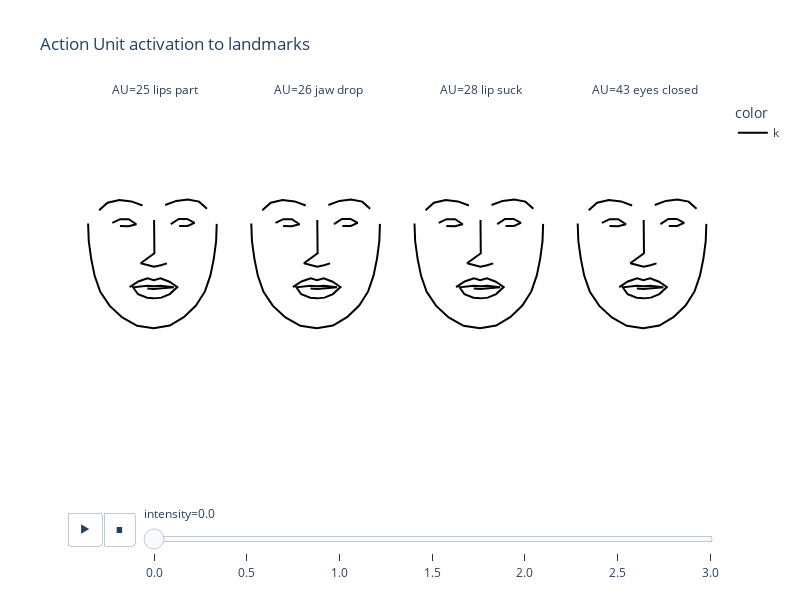

The code cell stored with this chart in its notebook:
### Code cell
import plotly.express as px
import plotly.graph_objects as go

_df = df.query("AUidx>=16")
fig = px.line(_df, x="xs", y="ys", animation_frame="intensity", 
              color="color", color_discrete_map={"k":"black"},
                 hover_name="AU", facet_col="AU", facet_col_wrap=4,
                 range_x=[30,170], range_y=[250, 80],
                 title= "Action Unit activation to landmarks",
                 width=800, height=600
                )

fig.update_yaxes(
    scaleanchor = "x",
    scaleratio = 1,
    visible=False
  )
fig.update_xaxes(
    visible=False
)
fig.update_layout({
    "plot_bgcolor": "rgba(0,0,0,0)",
    "paper_bgcolor": "rgba(0,0,0,0)",
})
fig.show()

from plotly.offline import download_plotlyjs, init_notebook_mode, plot, iplot
config={'showLink': False, 'displayModeBar': False}
plot(fig, filename = 'au_to_landmark3.html', config = config)

### Figure 1 — Plotly figure (JSON) as saved in the notebook; plotly's stock layout.template omitted (floating-point values rounded to 4 significant figures)
{"data": [{"hovertemplate": "<b>%{hovertext}</b><br><br>color=k<br>intensity=0.0<br>AU=25\nlips part<br>xs=%{x}<br>ys=%{y}<extra></extra>", "hovertext": ["25\nlips part", "25\nlips part", "25\nlips part", "25\nlips part", "25\nlips part", "25\nlips part", "25\nlips part", "25\nlips part", "25\nlips part", "25\nlips part", "25\nlips part", "25\nlips part", "25\nlips part", "25\nlips part", "25\nlips part", "25\nlips part", "25\nlips part", "25\nlips part", "25\nlips part", "25\nlips part", "25\nlips part", "25\nlips part", "25\nlips part", "25\nlips part", "25\nlips part", "25\nlips part", "25\nlips part", "25\nlips part", "25\nlips part", "25\nlips part", "25\nlips part", "25\nlips part", "25\nlips part", "25\nlips part", "25\nlips part", "25\nlips part", "25\nlips part", "25\nlips part", "25\nlips part", "25\nlips part", "25\nlips part", "25\nlips part", "25\nlips part", "25\nlips part", "25\nlips part", "25\nlips part", "25\nlips part", "25\nlips part", "25\nlips part", "25\nlips part", "25\nlips part", "25\nlips part", "25\nlips part", "25\nlips part", "25\nlips part", "25\nlips part", "25\nlips part", "25\nlips part", "25\nlips part", "25\nlips part", "25\nlips part", "25\nlips part", "25\nlips part", "25\nlips part", "25\nlips part", "25\nlips part", "25\nlips part", "25\nlips part", "25\nlips part", "25\nlips part", "25\nlips part", "25\nlips part", "25\nlips part", "25\nlips part"], "legendgroup": "k", "line": {"color": "black", "dash": "solid"}, "mode": "lines", "name": "k", "orientation": "v", "showlegend": true, "type": "scatter", "x": [37.53, 38.15, 40.4, 43.65, 48.87, 57.7, 69.34, 83.2, 98.56, 113.6, 126.6, 137.9, 146.3, 151.4, 154.6, 156.7, 157.3, null, 47.81, 55.6, 66.56, 77.9, 88.21, null, 109.3, 119.6, 130.4, 140.8, 148.2, null, 98.97, 99.01, 99.08, 99.24, 86.53, 92.44, 98.85, 105.2, 110.9, null, 60.08, 67.37, 75.34, 82.44, 75.18, 67.14, null, 114.5, 121.9, 129.8, 136.6, 130.2, 122.3, null, 76.19, 84.25, 92.86, 98.7, 104.9, 113.2, 120.5, 113.5, 105.7, 98.95, 92.44, 84.04, 79.48, 92.74, 98.8, 105.1, 117.3, 105.2, 98.74, 92.64], "xaxis": "x", "y": [120.8, 137.1, 153.5, 169.5, 184.4, 197.5, 208.2, 216.0, 218.2, 215.8, 207.9, 197.1, 184.0, 169.1, 153.2, 137.2, 121.1, null, 108.4, 101.4, 98.95, 100.2, 104.1, null, 103.6, 99.74, 98.36, 100.4, 107.1, null, 117.6, 128.1, 138.2, 148.5, 157.8, 159.6, 161.0, 159.7, 157.9, null, 120.2, 116.7, 116.8, 121.5, 123.2, 123.2, null, 121.4, 116.5, 116.5, 120.2, 123.1, 123.1, null, 180.0, 174.8, 171.8, 173.5, 171.9, 175.0, 179.9, 186.5, 189.8, 190.5, 189.9, 186.7, 180.1, 178.7, 179.3, 178.7, 180.2, 181.1, 181.8, 181.2], "yaxis": "y"}, {"hovertemplate": "<b>%{hovertext}</b><br><br>color=k<br>intensity=0.0<br>AU=26\njaw drop<br>xs=%{x}<br>ys=%{y}<extra></extra>", "hovertext": ["26\njaw drop", "26\njaw drop", "26\njaw drop", "26\njaw drop", "26\njaw drop", "26\njaw drop", "26\njaw drop", "26\njaw drop", "26\njaw drop", "26\njaw drop", "26\njaw drop", "26\njaw drop", "26\njaw drop", "26\njaw drop", "26\njaw drop", "26\njaw drop", "26\njaw drop", "26\njaw drop", "26\njaw drop", "26\njaw drop", "26\njaw drop", "26\njaw drop", "26\njaw drop", "26\njaw drop", "26\njaw drop", "26\njaw drop", "26\njaw drop", "26\njaw drop", "26\njaw drop", "26\njaw drop", "26\njaw drop", "26\njaw drop", "26\njaw drop", "26\njaw drop", "26\njaw drop", "26\njaw drop", "26\njaw drop", "26\njaw drop", "26\njaw drop", "26\njaw drop", "26\njaw drop", "26\njaw drop", "26\njaw drop", "26\njaw drop", "26\njaw drop", "26\njaw drop", "26\njaw drop", "26\njaw drop", "26\njaw drop", "26\njaw drop", "26\njaw drop", "26\njaw drop", "26\njaw drop", "26\njaw drop", "26\njaw drop", "26\njaw drop", "26\njaw drop", "26\njaw drop", "26\njaw drop", "26\njaw drop", "26\njaw drop", "26\njaw drop", "26\njaw drop", "26\njaw drop", "26\njaw drop", "26\njaw drop", "26\njaw drop", "26\njaw drop", "26\njaw drop", "26\njaw drop", "26\njaw drop", "26\njaw drop", "26\njaw drop", "26\njaw drop"], "legendgroup": "k", "line": {"color": "black", "dash": "solid"}, "mode": "lines", "name": "k", "orientation": "v", "showlegend": false, "type": "scatter", "x": [37.53, 38.15, 40.4, 43.65, 48.87, 57.7, 69.34, 83.2, 98.56, 113.6, 126.6, 137.9, 146.3, 151.4, 154.6, 156.7, 157.3, null, 47.81, 55.6, 66.56, 77.9, 88.21, null, 109.3, 119.6, 130.4, 140.8, 148.2, null, 98.97, 99.01, 99.08, 99.24, 86.53, 92.44, 98.85, 105.2, 110.9, null, 60.08, 67.37, 75.34, 82.44, 75.18, 67.14, null, 114.5, 121.9, 129.8, 136.6, 130.2, 122.3, null, 76.19, 84.25, 92.86, 98.7, 104.9, 113.2, 120.5, 113.5, 105.7, 98.95, 92.44, 84.04, 79.48, 92.74, 98.8, 105.1, 117.3, 105.2, 98.74, 92.64], "xaxis": "x2", "y": [120.8, 137.1, 153.5, 169.5, 184.4, 197.5, 208.2, 216.0, 218.2, 215.8, 207.9, 197.1, 184.0, 169.1, 153.2, 137.2, 121.1, null, 108.4, 101.4, 98.95, 100.2, 104.1, null, 103.6, 99.74, 98.36, 100.4, 107.1, null, 117.6, 128.1, 138.2, 148.5, 157.8, 159.6, 161.0, 159.7, 157.9, null, 120.2, 116.7, 116.8, 121.5, 123.2, 123.2, null, 121.4, 116.5, 116.5, 120.2, 123.1, 123.1, null, 180.0, 174.8, 171.8, 173.5, 171.9, 175.0, 179.9, 186.5, 189.8, 190.5, 189.9, 186.7, 180.1, 178.7, 179.3, 178.7, 180.2, 181.1, 181.8, 181.2], "yaxis": "y2"}, {"hovertemplate": "<b>%{hovertext}</b><br><br>color=k<br>intensity=0.0<br>AU=28\nlip suck<br>xs=%{x}<br>ys=%{y}<extra></extra>", "hovertext": ["28\nlip suck", "28\nlip suck", "28\nlip suck", "28\nlip suck", "28\nlip suck", "28\nlip suck", "28\nlip suck", "28\nlip suck", "28\nlip suck", "28\nlip suck", "28\nlip suck", "28\nlip suck", "28\nlip suck", "28\nlip suck", "28\nlip suck", "28\nlip suck", "28\nlip suck", "28\nlip suck", "28\nlip suck", "28\nlip suck", "28\nlip suck", "28\nlip suck", "28\nlip suck", "28\nlip suck", "28\nlip suck", "28\nlip suck", "28\nlip suck", "28\nlip suck", "28\nlip suck", "28\nlip suck", "28\nlip suck", "28\nlip suck", "28\nlip suck", "28\nlip suck", "28\nlip suck", "28\nlip suck", "28\nlip suck", "28\nlip suck", "28\nlip suck", "28\nlip suck", "28\nlip suck", "28\nlip suck", "28\nlip suck", "28\nlip suck", "28\nlip suck", "28\nlip suck", "28\nlip suck", "28\nlip suck", "28\nlip suck", "28\nlip suck", "28\nlip suck", "28\nlip suck", "28\nlip suck", "28\nlip suck", "28\nlip suck", "28\nlip suck", "28\nlip suck", "28\nlip suck", "28\nlip suck", "28\nlip suck", "28\nlip suck", "28\nlip suck", "28\nlip suck", "28\nlip suck", "28\nlip suck", "28\nlip suck", "28\nlip suck", "28\nlip suck", "28\nlip suck", "28\nlip suck", "28\nlip suck", "28\nlip suck", "28\nlip suck", "28\nlip suck"], "legendgroup": "k", "line": {"color": "black", "dash": "solid"}, "mode": "lines", "name": "k", "orientation": "v", "showlegend": false, "type": "scatter", "x": [37.53, 38.15, 40.4, 43.65, 48.87, 57.7, 69.34, 83.2, 98.56, 113.6, 126.6, 137.9, 146.3, 151.4, 154.6, 156.7, 157.3, null, 47.81, 55.6, 66.56, 77.9, 88.21, null, 109.3, 119.6, 130.4, 140.8, 148.2, null, 98.97, 99.01, 99.08, 99.24, 86.53, 92.44, 98.85, 105.2, 110.9, null, 60.08, 67.37, 75.34, 82.44, 75.18, 67.14, null, 114.5, 121.9, 129.8, 136.6, 130.2, 122.3, null, 76.19, 84.25, 92.86, 98.7, 104.9, 113.2, 120.5, 113.5, 105.7, 98.95, 92.44, 84.04, 79.48, 92.74, 98.8, 105.1, 117.3, 105.2, 98.74, 92.64], "xaxis": "x3", "y": [120.8, 137.1, 153.5, 169.5, 184.4, 197.5, 208.2, 216.0, 218.2, 215.8, 207.9, 197.1, 184.0, 169.1, 153.2, 137.2, 121.1, null, 108.4, 101.4, 98.95, 100.2, 104.1, null, 103.6, 99.74, 98.36, 100.4, 107.1, null, 117.6, 128.1, 138.2, 148.5, 157.8, 159.6, 161.0, 159.7, 157.9, null, 120.2, 116.7, 116.8, 121.5, 123.2, 123.2, null, 121.4, 116.5, 116.5, 120.2, 123.1, 123.1, null, 180.0, 174.8, 171.8, 173.5, 171.9, 175.0, 179.9, 186.5, 189.8, 190.5, 189.9, 186.7, 180.1, 178.7, 179.3, 178.7, 180.2, 181.1, 181.8, 181.2], "yaxis": "y3"}, {"hovertemplate": "<b>%{hovertext}</b><br><br>color=k<br>intensity=0.0<br>AU=43\neyes closed<br>xs=%{x}<br>ys=%{y}<extra></extra>", "hovertext": ["43\neyes closed", "43\neyes closed", "43\neyes closed", "43\neyes closed", "43\neyes closed", "43\neyes closed", "43\neyes closed", "43\neyes closed", "43\neyes closed", "43\neyes closed", "43\neyes closed", "43\neyes closed", "43\neyes closed", "43\neyes closed", "43\neyes closed", "43\neyes closed", "43\neyes closed", "43\neyes closed", "43\neyes closed", "43\neyes closed", "43\neyes closed", "43\neyes closed", "43\neyes closed", "43\neyes closed", "43\neyes closed", "43\neyes closed", "43\neyes closed", "43\neyes closed", "43\neyes closed", "43\neyes closed", "43\neyes closed", "43\neyes closed", "43\neyes closed", "43\neyes closed", "43\neyes closed", "43\neyes closed", "43\neyes closed", "43\neyes closed", "43\neyes closed", "43\neyes closed", "43\neyes closed", "43\neyes closed", "43\neyes closed", "43\neyes closed", "43\neyes closed", "43\neyes closed", "43\neyes closed", "43\neyes closed", "43\neyes closed", "43\neyes closed", "43\neyes closed", "43\neyes closed", "43\neyes closed", "43\neyes closed", "43\neyes closed", "43\neyes closed", "43\neyes closed", "43\neyes closed", "43\neyes closed", "43\neyes closed", "43\neyes closed", "43\neyes closed", "43\neyes closed", "43\neyes closed", "43\neyes closed", "43\neyes closed", "43\neyes closed", "43\neyes closed", "43\neyes closed", "43\neyes closed", "43\neyes closed", "43\neyes closed", "43\neyes closed", "43\neyes closed"], "legendgroup": "k", "line": {"color": "black", "dash": "solid"}, "mode": "lines", "name": "k", "orientation": "v", "showlegend": false, "type": "scatter", "x": [37.53, 38.15, 40.4, 43.65, 48.87, 57.7, 69.34, 83.2, 98.56, 113.6, 126.6, 137.9, 146.3, 151.4, 154.6, 156.7, 157.3, null, 47.81, 55.6, 66.56, 77.9, 88.21, null, 109.3, 119.6, 130.4, 140.8, 148.2, null, 98.97, 99.01, 99.08, 99.24, 86.53, 92.44, 98.85, 105.2, 110.9, null, 60.08, 67.37, 75.34, 82.44, 75.18, 67.14, null, 114.5, 121.9, 129.8, 136.6, 130.2, 122.3, null, 76.19, 84.25, 92.86, 98.7, 104.9, 113.2, 120.5, 113.5, 105.7, 98.95, 92.44, 84.04, 79.48, 92.74, 98.8, 105.1, 117.3, 105.2, 98.74, 92.64], "xaxis": "x4", "y": [120.8, 137.1, 153.5, 169.5, 184.4, 197.5, 208.2, 216.0, 218.2, 215.8, 207.9, 197.1, 184.0, 169.1, 153.2, 137.2, 121.1, null, 108.4, 101.4, 98.95, 100.2, 104.1, null, 103.6, 99.74, 98.36, 100.4, 107.1, null, 117.6, 128.1, 138.2, 148.5, 157.8, 159.6, 161.0, 159.7, 157.9, null, 120.2, 116.7, 116.8, 121.5, 123.2, 123.2, null, 121.4, 116.5, 116.5, 120.2, 123.1, 123.1, null, 180.0, 174.8, 171.8, 173.5, 171.9, 175.0, 179.9, 186.5, 189.8, 190.5, 189.9, 186.7, 180.1, 178.7, 179.3, 178.7, 180.2, 181.1, 181.8, 181.2], "yaxis": "y4"}], "layout": {"annotations": [{"font": {}, "showarrow": false, "text": "AU=25\nlips part", "x": 0.1175, "xanchor": "center", "xref": "paper", "y": 1, "yanchor": "bottom", "yref": "paper"}, {"font": {}, "showarrow": false, "text": "AU=26\njaw drop", "x": 0.3725, "xanchor": "center", "xref": "paper", "y": 1, "yanchor": "bottom", "yref": "paper"}, {"font": {}, "showarrow": false, "text": "AU=28\nlip suck", "x": 0.6275, "xanchor": "center", "xref": "paper", "y": 1, "yanchor": "bottom", "yref": "paper"}, {"font": {}, "showarrow": false, "text": "AU=43\neyes closed", "x": 0.8825, "xanchor": "center", "xref": "paper", "y": 1, "yanchor": "bottom", "yref": "paper"}], "height": 600, "legend": {"title": {"text": "color"}, "tracegroupgap": 0}, "paper_bgcolor": "rgba(0,0,0,0)", "plot_bgcolor": "rgba(0,0,0,0)", "sliders": [{"active": 0, "currentvalue": {"prefix": "intensity="}, "len": 0.9, "pad": {"b": 10, "t": 60}, "steps": [{"args": [["0.0"], {"frame": {"duration": 0, "redraw": false}, "fromcurrent": true, "mode": "immediate", "transition": {"duration": 0, "easing": "linear"}}], "label": "0.0", "method": "animate"}, {"args": [["0.5"], {"frame": {"duration": 0, "redraw": false}, "fromcurrent": true, "mode": "immediate", "transition": {"duration": 0, "easing": "linear"}}], "label": "0.5", "method": "animate"}, {"args": [["1.0"], {"frame": {"duration": 0, "redraw": false}, "fromcurrent": true, "mode": "immediate", "transition": {"duration": 0, "easing": "linear"}}], "label": "1.0", "method": "animate"}, {"args": [["1.5"], {"frame": {"duration": 0, "redraw": false}, "fromcurrent": true, "mode": "immediate", "transition": {"duration": 0, "easing": "linear"}}], "label": "1.5", "method": "animate"}, {"args": [["2.0"], {"frame": {"duration": 0, "redraw": false}, "fromcurrent": true, "mode": "immediate", "transition": {"duration": 0, "easing": "linear"}}], "label": "2.0", "method": "animate"}, {"args": [["2.5"], {"frame": {"duration": 0, "redraw": false}, "fromcurrent": true, "mode": "immediate", "transition": {"duration": 0, "easing": "linear"}}], "label": "2.5", "method": "animate"}, {"args": [["3.0"], {"frame": {"duration": 0, "redraw": false}, "fromcurrent": true, "mode": "immediate", "transition": {"duration": 0, "easing": "linear"}}], "label": "3.0", "method": "animate"}], "x": 0.1, "xanchor": "left", "y": 0, "yanchor": "top"}], "title": {"text": "Action Unit activation to landmarks"}, "updatemenus": [{"buttons": [{"args": [null, {"frame": {"duration": 500, "redraw": false}, "fromcurrent": true, "mode": "immediate", "transition": {"duration": 500, "easing": "linear"}}], "label": "&#9654;", "method": "animate"}, {"args": [[null], {"frame": {"duration": 0, "redraw": false}, "fromcurrent": true, "mode": "immediate", "transition": {"duration": 0, "easing": "linear"}}], "label": "&#9724;", "method": "animate"}], "direction": "left", "pad": {"r": 10, "t": 70}, "showactive": false, "type": "buttons", "x": 0.1, "xanchor": "right", "y": 0, "yanchor": "top"}], "width": 800, "xaxis": {"anchor": "y", "domain": [0, 0.235], "range": [30, 170], "title": {"text": "xs"}, "visible": false}, "xaxis2": {"anchor": "y2", "domain": [0.255, 0.49], "matches": "x", "range": [30, 170], "title": {"text": "xs"}, "visible": false}, "xaxis3": {"anchor": "y3", "domain": [0.51, 0.745], "matches": "x", "range": [30, 170], "title": {"text": "xs"}, "visible": false}, "xaxis4": {"anchor": "y4", "domain": [0.765, 1.0], "matches": "x", "range": [30, 170], "title": {"text": "xs"}, "visible": false}, "yaxis": {"anchor": "x", "domain": [0, 1], "range": [250, 80], "scaleanchor": "x", "scaleratio": 1, "title": {"text": "ys"}, "visible": false}, "yaxis2": {"anchor": "x2", "domain": [0, 1], "matches": "y", "scaleanchor": "x", "scaleratio": 1, "showticklabels": false, "visible": false}, "yaxis3": {"anchor": "x3", "domain": [0, 1], "matches": "y", "scaleanchor": "x", "scaleratio": 1, "showticklabels": false, "visible": false}, "yaxis4": {"anchor": "x4", "domain": [0, 1], "matches": "y", "scaleanchor": "x", "scaleratio": 1, "showticklabels": false, "visible": false}}}
